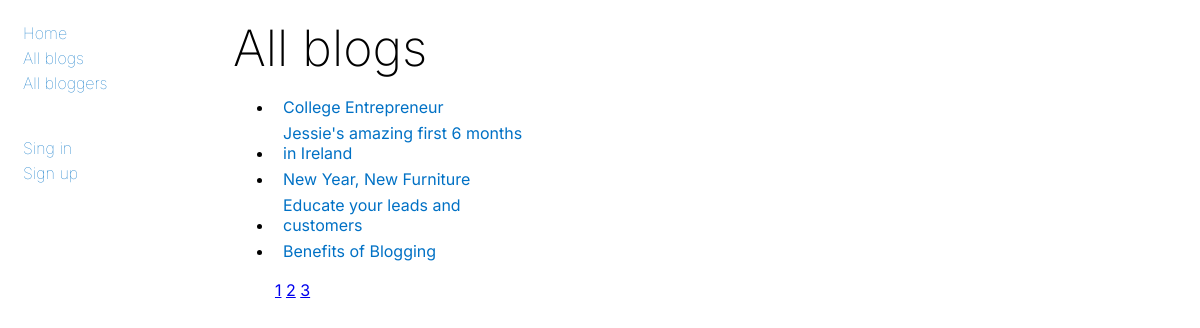
The page /all_blogs/?page=2 on the database its author committed.
### blog_app/models.py (models this page shows)
class BaseModel(models.Model):
    objects = models.Manager()
    class Meta:
        abstract = True

class Blog(BaseModel):
    name = models.CharField(max_length=100)
    content = models.TextField(max_length=1500)
    blogger = models.ForeignKey(User, on_delete=models.CASCADE)
    publication_date = models.DateTimeField(auto_now_add=True)
    def __str__(self):
        return self.name

### blog_app/views.py (the view)
# urls.py: path('all_blogs/', AllBlogsView.as_view(), name='all_blogs'),
class AllBlogsView(View):
    def get(self, request):
        blogs = Blog.objects.order_by('-publication_date').select_related('blogger')
        paginator = Paginator(blogs, 5)
        page_number = request.GET.get('page')
        page_obj = paginator.get_page(page_number)
        context = {
            'page_obj': page_obj
        }
        return render(request, 'blog_app/all_blogs.html', context=context)

### blog_app/templates/blog_app/all_blogs.html (shortened to what this page needs)
{% extends 'blog_app/base.html' %}
{% block content %}
    <h1 class='content_title'>All blogs</h1>
    <div style="vertical-align: middle; height: auto; width: auto; margin: 5px">
        <ul>
            {% for obj in page_obj %}
                <li><a class='blog' href="{% url 'blog_app:blog' obj.pk %}">{{ obj }}</a></li>
            {% endfor %}
        </ul>
    </div>
    <nav class='navigation'>
        {% for p in page_obj.paginator.page_range %}
            <a href="?page={{ p }}">{{ p }}</a>
        {% endfor %}
    </nav>
{% endblock %}

### blog_app/static/css/styles.css (style rules this page uses)
.content_title { font-size: 50px; margin: 5px; background-color: transparent; font-family: "Inter", sans-serif; font-optical-sizing: auto; font-weight: 200; font-style: normal; font-variation-settings: "slnt" 0; }
.navigation { margin-left: 5%; font-family: "Inter", sans-serif; font-optical-sizing: auto; font-weight: <weight>; font-style: normal; font-variation-settings: "slnt" 0; }
.blog { display: inline-block; background-color: transparent; color: #0071c5; margin: 3px 70% 3px 10px; text-decoration: none; font-family: "Inter", sans-serif; font-optical-sizing: auto; font-weight: <weight>; font-style: normal; font-variation-settings: "slnt" 0; }

### rows shown on the page
Blog: name "College Entrepreneur"
Blog: name "Jessie's amazing first 6 months in Ireland"
Blog: name "New Year, New Furniture"
Blog: name "Educate your leads and customers"
Blog: name "Benefits of Blogging"

### other values the page prints
{{ p }} "1" "2" "3"
